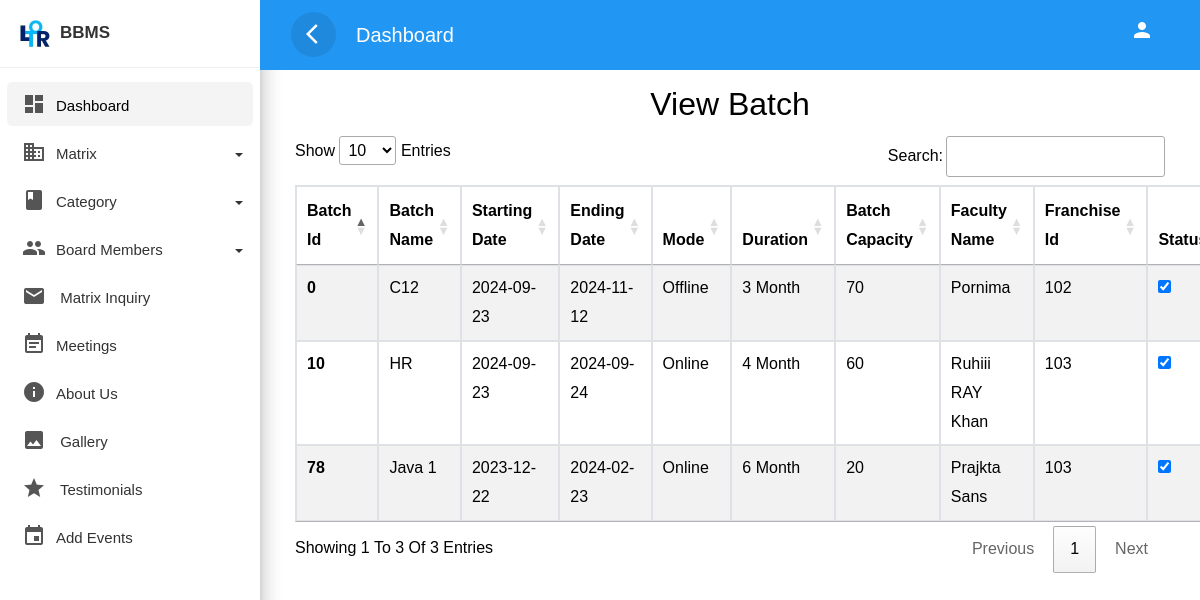
Page /ppsltor/admin/viewbatch.php on the committed database.
### tables this page shows
CREATE TABLE `batch` (
  `t_no` int(11) NOT NULL,
  `t_name` varchar(255) NOT NULL,
  `t_startingdate` date NOT NULL,
  `t_endingdate` date NOT NULL,
  `t_facultyname` varchar(255) NOT NULL,
  `t_duration` varchar(20) NOT NULL,
  `t_mode` varchar(20) NOT NULL,
  `t_capacity` int(11) NOT NULL,
  `t_franchiseid` int(11) DEFAULT NULL,
  `status` int(11) DEFAULT 1
);

### ppsltor/admin/viewbatch.php (the view, shortened to what this page needs)
<!doctype html>
<html lang="en">
<head>
  <link rel="stylesheet" href="css/bootstrap.min.css">
  <link rel="stylesheet" href="css/custom.css">
<link rel="stylesheet" href="//cdn.datatables.net/1.13.6/css/jquery.dataTables.min.css">
</head>
<body>
  <div class="wrapper">
    <?php require 'sidebar.php' ?>
    <div id="content" style="background-color:white;">
      <div class="top-navbar">
        <nav class="navbar navbar-expand-lg">
          <div class="container-fluid">
            <button type="button" id="sidebarCollapse" class="d-xl-block d-lg-block d-md-mone d-none">
              <span class="material-icons">arrow_back_ios</span>
            </button>
            <a class="navbar-brand" href="#"> Dashboard </a>
            <div class="collapse navbar-collapse d-lg-block d-xl-block d-sm-none d-md-none d-none" id="navbarSupportedContent">
              <ul class="nav navbar-nav ml-auto">
                <li class="nav-item">
                  <a class="nav-link" href="#">
                    <span class="material-icons">person</span>
                  </a>
                </li>
              </ul>
            </div>
          </div>
        </nav>
      </div>
      <div class="main-content">
        <div class="container">
          <h2 class="text-center">View Batch</h2>
          <table class="table table-striped table-bordered mt-10" id="myTable">
            <thead>
              <tr>
                <th scope="col">Batch Id</th>
                <th scope="col">Batch Name</th>
                <th scope="col">Starting Date</th>
                <th scope="col">Ending Date</th>
                <th scope="col">Mode</th>
                <th scope="col">Duration</th>
                <th scope="col">Batch Capacity</th>
                <th scope="col">Faculty Name</th>
                <th scope="col">Franchise Id</th>
                <th scope="col">Status</th>
              </tr>
            </thead>
            <tbody>
              <?php
              require 'connection.php';
              $sql = "select * from batch";
              $result = mysqli_query($con, $sql);
              if ($result) {
                while ($row = mysqli_fetch_assoc($result)) {
                  $srno = $row['t_no'];
                  $name = $row['t_name'];
                  $class = $row['t_startingdate'];
                  $endingDate = $row['t_endingdate'];
                  $facultyName = $row['t_facultyname'];
                  $duration = $row['t_duration'];
                  $mode = $row['t_mode'];
                  $capacity = $row['t_capacity'];
                  $franchiseId = $row['t_franchiseid'];
                  echo '<tr>
              <th scope="row">' . $srno . '</th>
              <td>' . $name . '</td>
              <td>' . $class . '</td>
              <td>' . $endingDate . '</td>
              <td>' . $mode . '</td>
              <td>' . $duration . '</td>
              <td>' . $capacity . '</td>
              <td>' . $facultyName . '</td>
              <td>' . $franchiseId . '</td>
              <td>
                        <input type="checkbox" id="statusSwitch' . $srno . '" data-toggle="toggle" ' . ($row['status'] == 1 ? 'checked' : '') . ' onchange="toggleStatus(' . $srno . ', this.checked)">
                      </td>
              <td>
              <script>
                        function toggleStatus(memberId, isChecked) {
                            var status = isChecked ? 1 : 0;
                            window.location.href = "BatchStatus.php?id=" + memberId + "&status=" + status;
                        }
                      </script>
              <a href="updatebatch.php? updateid=' . $srno . '" class="btn btn-primary text-light">Update</a>
          </td>
            </tr>';
                }
              }
              ?>
            </tbody>
          </table>
        </div>
      </div>
    </div>
  </div>
</body>
</html>

### ppsltor/admin/css/custom.css (style rules this page uses)
body, html { line-height: 1.8; font-family: 'Cambria', sans-serif; color: black; text-transform:capitalize; text-rendering: optimizeLegibility !important; -webkit-font-smoothing: antialiased !important; font-weight: 400; margin:0px; padding:0px; }
h1, h2, h3, h4, h5, h6, .h1, .h2, .h3, .h4 { font-weight: 400; line-height: 1.5em; }
a { color: #333; font-weight: 400; }
button { cursor:pointer; }
ul, ol { padding: 0; margin:0px; list-style: none; }
a, a:hover, a:focus { color: #333; text-decoration: none; transition: all 0.3s; }
.material-icons { font-family: 'Material Icons'; font-weight: normal; font-style: normal; font-size: 24px; display: inline-block; line-height: 1; text-transform: none; letter-spacing: normal; word-wrap: normal; white-space: nowrap; direction: ltr; -webkit-font-smoothing: antialiased; text-rendering: optimizeLegibility; -moz-osx-font-smoothing: grayscale; font-feature-settings: 'liga'; }
.wrapper { position: relative; width:100%; overflow:auto; }
#content { position: relative; transition: all 0.3s; background-color: #EEEEEE; }
.top-navbar { position: fixed; width: calc(100% - 260px); margin-left: 0px; z-index: 1000; }
.main-content { padding:10px 20px 0px 20px; position: relative; width: 100%; margin-top: 70px; }
.navbar { background-color: #2196F3; color: #FFFFFF; }
.navbar-brand { color: #FFFFFF; }
.navbar button { background-color:transparent; border:none; }
.navbar button span { color:#fff; }
#sidebarCollapse { border-radius:50%; width:45px; height:45px; text-align:center; line-height:45px; margin-right:20px; border:none; color: #FFFFFF; background-color: rgba(0, 0, 0, 0.09); }
#sidebarCollapse span { margin: 9px; padding: 0px; }
.navbar-nav > li > a { color: #FFFFFF; }
.navbar-nav li a { position: relative; display: block; padding: 10px 15px!important; }
@media only screen and (min-width:992px) { #content { width: calc(100% - 260px); position: relative; float: right; transition: all 0.3s; background-color: #EEEEEE; } }

### rows in the picture
batch: t_no "0", t_name "C12", t_startingdate "2024-09-23", t_endingdate "2024-11-12", t_mode "Offline", t_duration "3 Month", t_capacity "70", t_facultyname "Pornima", t_franchiseid "102", status "☑"
batch: t_no "10", t_name "HR", t_startingdate "2024-09-23", t_endingdate "2024-09-24", t_mode "Online", t_duration "4 Month", t_capacity "60", t_facultyname "Ruhiii RAY Khan", t_franchiseid "103", status "☑"
batch: t_no "78", t_name "Java 1", t_startingdate "2023-12-22", t_endingdate "2024-02-23", t_mode "Online", t_duration "6 Month", t_capacity "20", t_facultyname "Prajkta Sans", t_franchiseid "103", status "☑"
